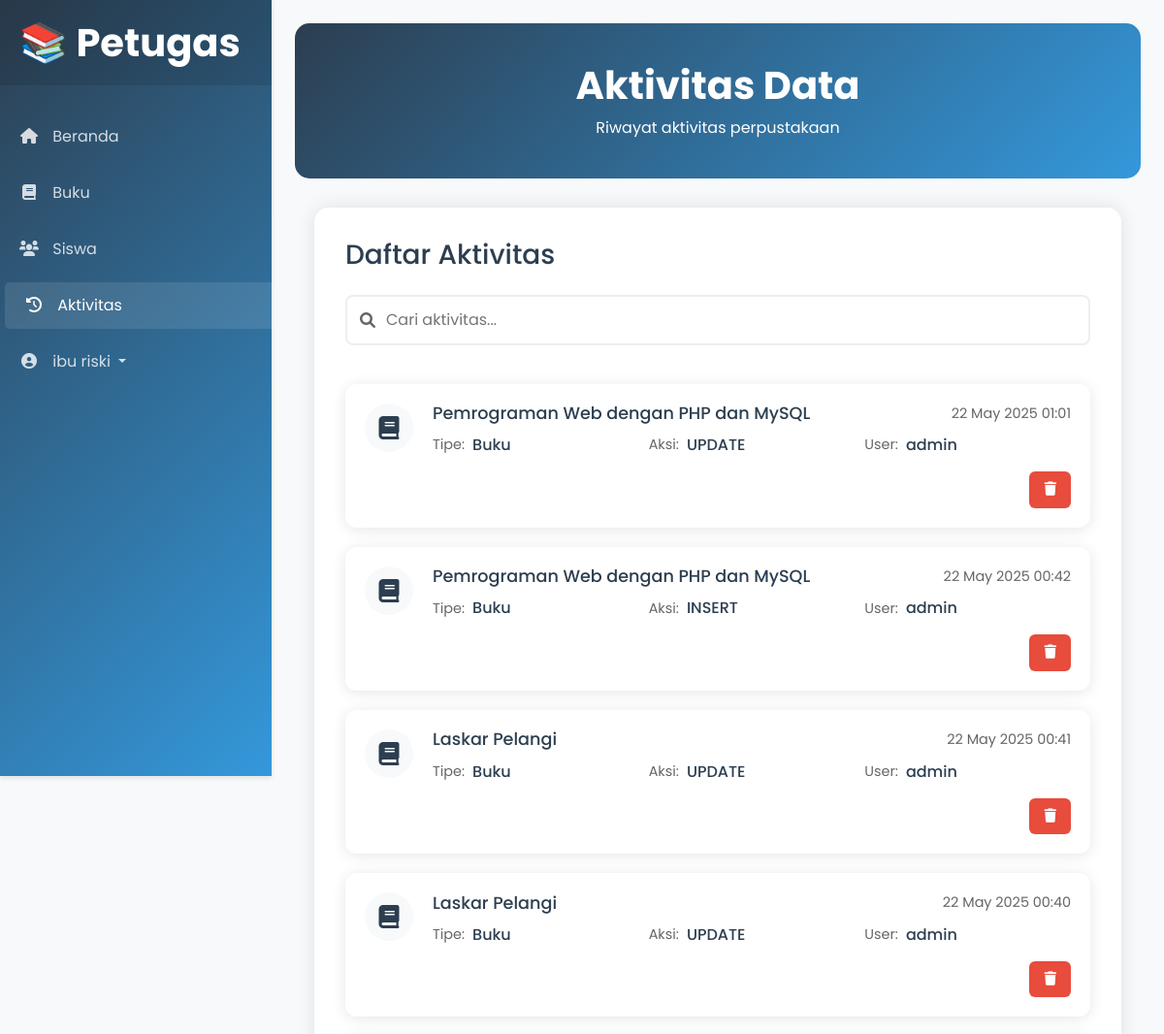
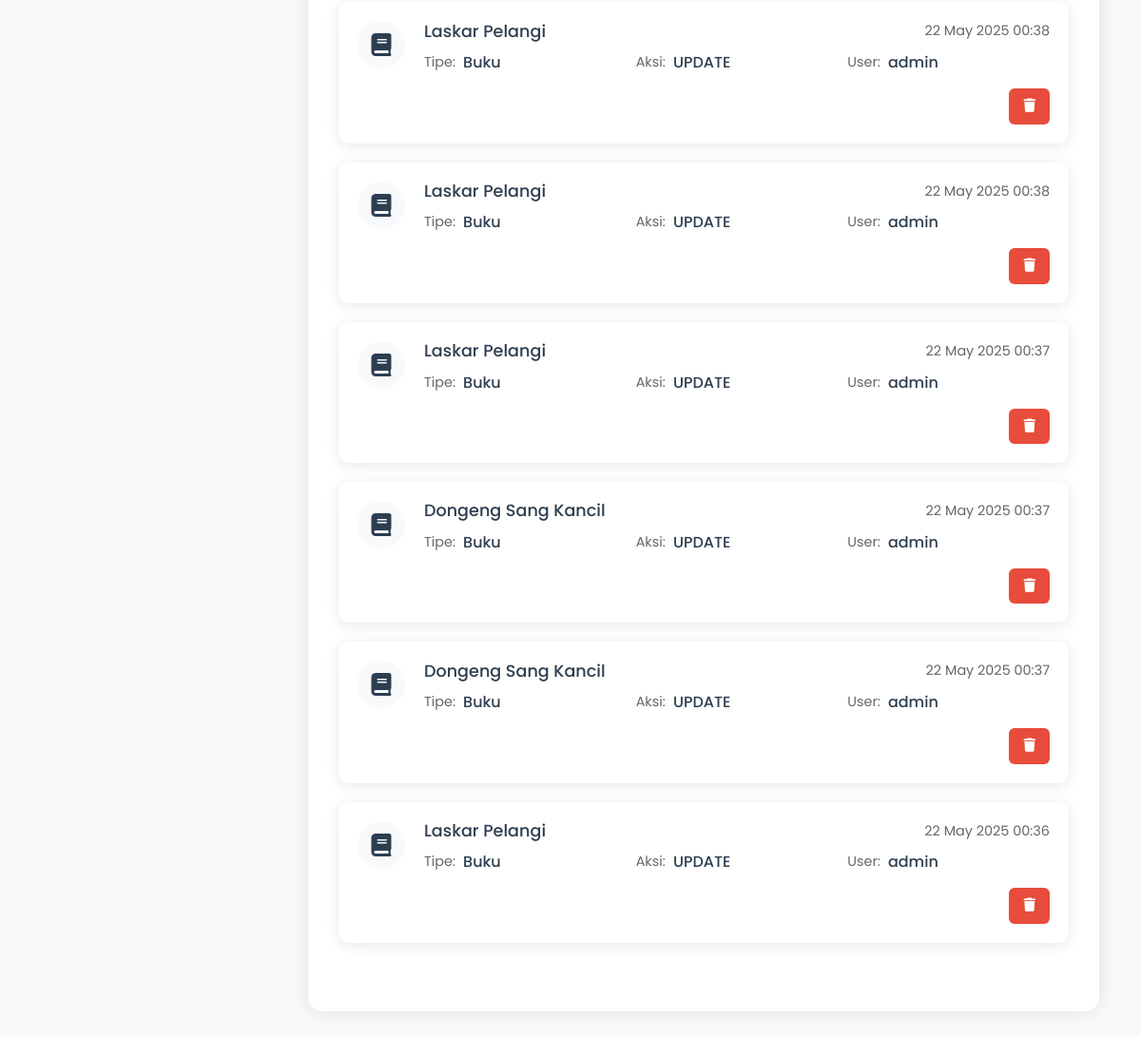
The page /perpustakaan/petugas/aktivitas/aktivitas-data.php (signed in) on the database its author committed (2 pictures, top to bottom).
### tables this page shows
CREATE TABLE `log_aktivitas` (
  `id_log` int(11) NOT NULL,
  `tipe_data` enum('buku','kategori','user') NOT NULL,
  `id_data` int(11) NOT NULL,
  `aksi` enum('INSERT','UPDATE','DELETE') NOT NULL,
  `nama_data` varchar(255) DEFAULT NULL,
  `user_aksi` varchar(100) DEFAULT NULL,
  `waktu` timestamp NOT NULL DEFAULT current_timestamp()
);

### perpustakaan/config/app.php (called while the page is built, shortened)
<?php
include "koneksi.php";
function select($query)
{
    global $db;
    $result = mysqli_query($db, $query);
    $rows = [];
    while ($row = mysqli_fetch_assoc($result)) {
        $rows[] = $row;
    }
    return $rows;
}

### perpustakaan/petugas/aktivitas/aktivitas-data.php (the view, shortened to what this page needs)
<?php
$log_aktivitas = select("SELECT * FROM log_aktivitas ORDER BY waktu DESC LIMIT 10");
?>
<!DOCTYPE html>
<html lang="id">
<head>
    <link href="https://cdn.jsdelivr.net/npm/bootstrap@5.3.0/dist/css/bootstrap.min.css" rel="stylesheet">
    <link href="https://unpkg.com/aos@2.3.1/dist/aos.css" rel="stylesheet">
    <link rel="stylesheet" href="https://cdnjs.cloudflare.com/ajax/libs/font-awesome/6.0.0/css/all.min.css">
    <link rel="stylesheet" href="../../../assets/css/admin/kategori-data.css">
</head>
<body>
    <div class="d-flex">
        <div class="sidebar text-white" data-aos="fade-right" data-aos-duration="1500">
            <div class="sidebar-header">
                <h1 class="fw-bold mb-0">📚 Petugas</h1>
            </div>
            <ul class="nav flex-column mt-4">
                <li class="nav-item">
                    <a class="nav-link" href="../../landing/petugas.php">
                        <i class="fas fa-home"></i> Beranda
                    </a>
                </li>
                <li class="nav-item">
                    <a class="nav-link" href="../buku/buku.php">
                        <i class="fas fa-book"></i> Buku
                    </a>
                </li>
                <li class="nav-item">
                    <a class="nav-link" href="../siswa/siswa-data.php">
                        <i class="fas fa-users"></i> Siswa
                    </a>
                </li>
                <li class="nav-item">
                    <a class="nav-link active" href="#aktivitas">
                        <i class="fas fa-history"></i> Aktivitas
                    </a>
                </li>
                <li class="nav-item dropdown">
                    <a class="nav-link dropdown-toggle" href="#" role="button" data-bs-toggle="dropdown" aria-expanded="false">
                        <i class="fas fa-user-circle"></i> <?= $_SESSION['username'] ?? 'User' ?>
                    </a>
                </li>
            </ul>
        </div>
        <div class="content w-100">
            <div class="container-fluid p-4">
                <div class="header" data-aos="fade-up">
                    <h1 class="fw-bold">Aktivitas Data</h1>
                    <p class="mb-0">Riwayat aktivitas perpustakaan</p>
                </div>
                <div class="custom-container" data-aos="fade-up" data-aos-delay="200" id="aktivitas">
                    <h3 class="mb-4">Daftar Aktivitas</h3>
                    <div class="search-container">
                        <i class="fas fa-search search-icon"></i>
                        <input type="text" class="search-input" id="searchInput" placeholder="Cari aktivitas...">
                    </div>
                    <div class="activity-timeline">
                        <?php if (count($log_aktivitas) > 0): foreach ($log_aktivitas as $log): ?>
                            <div class="activity-card" data-aos="fade-up">
                                <div class="activity-icon">
                                    <?php
                                    $icon = 'fa-book';
                                    $color = 'var(--primary-color)';
                                    ?>
                                    <i class="fas <?= $icon ?>" style="color: <?= $color ?>"></i>
                                </div>
                                <div class="activity-content">
                                    <div class="activity-header">
                                        <h5 class="activity-title"><?= htmlspecialchars($log['nama_data']) ?></h5>
                                        <span class="activity-time"><?= date('d M Y H:i', strtotime($log['waktu'])) ?></span>
                                    </div>
                                    <div class="activity-details">
                                        <div class="activity-info">
                                            <span class="activity-label">Tipe:</span>
                                            <span class="activity-value"><?= ucfirst($log['tipe_data']) ?></span>
                                        </div>
                                        <div class="activity-info">
                                            <span class="activity-label">Aksi:</span>
                                            <span class="activity-value"><?= htmlspecialchars($log['aksi']) ?></span>
                                        </div>
                                        <div class="activity-info">
                                            <span class="activity-label">User:</span>
                                            <span class="activity-value"><?= htmlspecialchars($log['user_aksi']) ?></span>
                                        </div>
                                    </div>
                                    <div class="activity-actions">
                                        <a href="delete-aktivitas.php?id=<?= $log['id_log']; ?>&type=<?= $log['tipe_data'] ?>"
                                           class="btn btn-action btn-delete"
                                           onclick="return confirm('Yakin ingin menghapus aktivitas ini?')">
                                            <i class="fas fa-trash"></i>
                                        </a>
                                    </div>
                                </div>
                            </div>
                        <?php endforeach; endif; ?>
                    </div>
                </div>
            </div>
        </div>
    </div>
</body>
</html>

### perpustakaan/assets/css/admin/kategori-data.css (style rules this page uses)
:root { --primary-color: #2c3e50; --secondary-color: #3498db; --accent-color: #e74c3c; --success-color: #2ecc71; --warning-color: #f39c12; --text-color: #2c3e50; --light-bg: #f8f9fa; }
body { background-color: var(--light-bg); font-family: 'Poppins', sans-serif; color: var(--text-color); }
.sidebar { background: linear-gradient(135deg, var(--primary-color), var(--secondary-color)); width: 280px; min-height: 100vh; position: fixed; top: 0; left: 0; z-index: 1000; transition: all 0.3s ease; box-shadow: 0 2px 5px rgba(0,0,0,0.1); }
.content { margin-left: 280px; transition: all 0.3s ease; }
.sidebar-header { padding: 20px; background: rgba(0,0,0,0.1); }
.nav-link { padding: 12px 20px; color: rgba(255,255,255,0.8); transition: all 0.3s ease; border-radius: 5px; margin: 5px 0; }
.nav-link i { margin-right: 10px; width: 20px; text-align: center; }
.custom-container { background: white; border-radius: 15px; padding: 2rem; box-shadow: 0 0 20px rgba(0,0,0,0.1); margin: 20px; }
.header { background: linear-gradient(135deg, var(--primary-color), var(--secondary-color)); padding: 40px 20px; border-radius: 15px; color: white; margin-bottom: 30px; text-align: center; }
.btn-action { padding: 8px 15px; border-radius: 5px; font-weight: 500; transition: all 0.3s ease; }
.btn-delete { background-color: var(--accent-color); color: white; border: none; }
.search-container { margin-bottom: 20px; position: relative; }
.search-input { width: 100%; padding: 12px 20px; padding-left: 40px; border: 2px solid #eee; border-radius: 8px; font-size: 1rem; transition: all 0.3s ease; }
.search-icon { position: absolute; left: 15px; top: 50%; transform: translateY(-50%); color: #666; }

### rows shown on the page
log_aktivitas: nama_data "Pemrograman Web dengan PHP dan MySQL", waktu "22 May 2025 01:01", tipe_data "Buku", aksi "UPDATE", user_aksi "admin"
log_aktivitas: nama_data "Pemrograman Web dengan PHP dan MySQL", waktu "22 May 2025 00:42", tipe_data "Buku", aksi "INSERT", user_aksi "admin"
log_aktivitas: nama_data "Laskar Pelangi", waktu "22 May 2025 00:41", tipe_data "Buku", aksi "UPDATE", user_aksi "admin"
log_aktivitas: nama_data "Laskar Pelangi", waktu "22 May 2025 00:40", tipe_data "Buku", aksi "UPDATE", user_aksi "admin"
log_aktivitas: nama_data "Laskar Pelangi", waktu "22 May 2025 00:38", tipe_data "Buku", aksi "UPDATE", user_aksi "admin"
log_aktivitas: nama_data "Laskar Pelangi", waktu "22 May 2025 00:38", tipe_data "Buku", aksi "UPDATE", user_aksi "admin"
log_aktivitas: nama_data "Laskar Pelangi", waktu "22 May 2025 00:37", tipe_data "Buku", aksi "UPDATE", user_aksi "admin"
log_aktivitas: nama_data "Dongeng Sang Kancil", waktu "22 May 2025 00:37", tipe_data "Buku", aksi "UPDATE", user_aksi "admin"
log_aktivitas: nama_data "Dongeng Sang Kancil", waktu "22 May 2025 00:37", tipe_data "Buku", aksi "UPDATE", user_aksi "admin"
log_aktivitas: nama_data "Laskar Pelangi", waktu "22 May 2025 00:36", tipe_data "Buku", aksi "UPDATE", user_aksi "admin"

### other values the page prints
$_SESSION['username'] "ibu riski"
